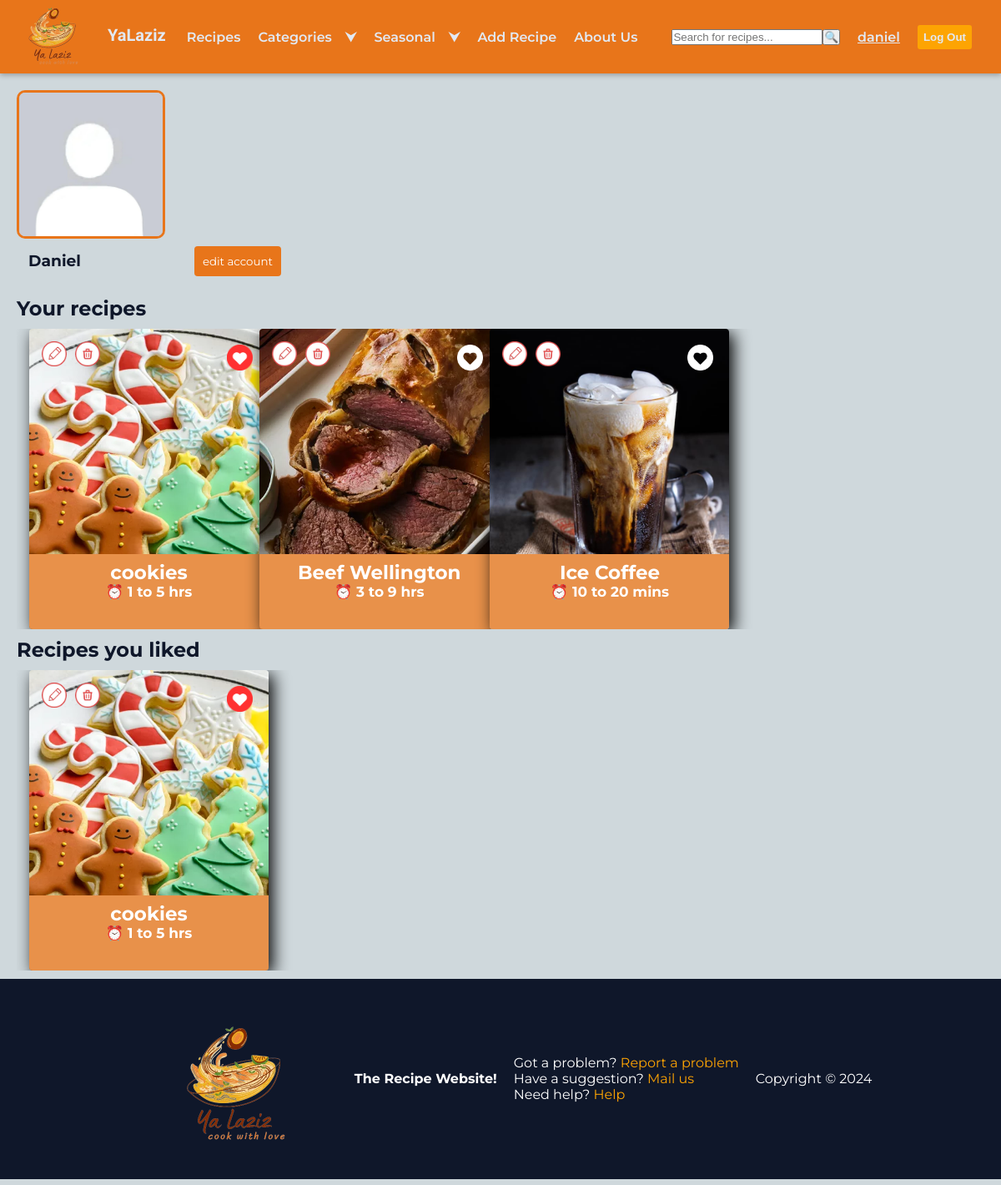
The app's page /myaccount/ (signed in), older data.
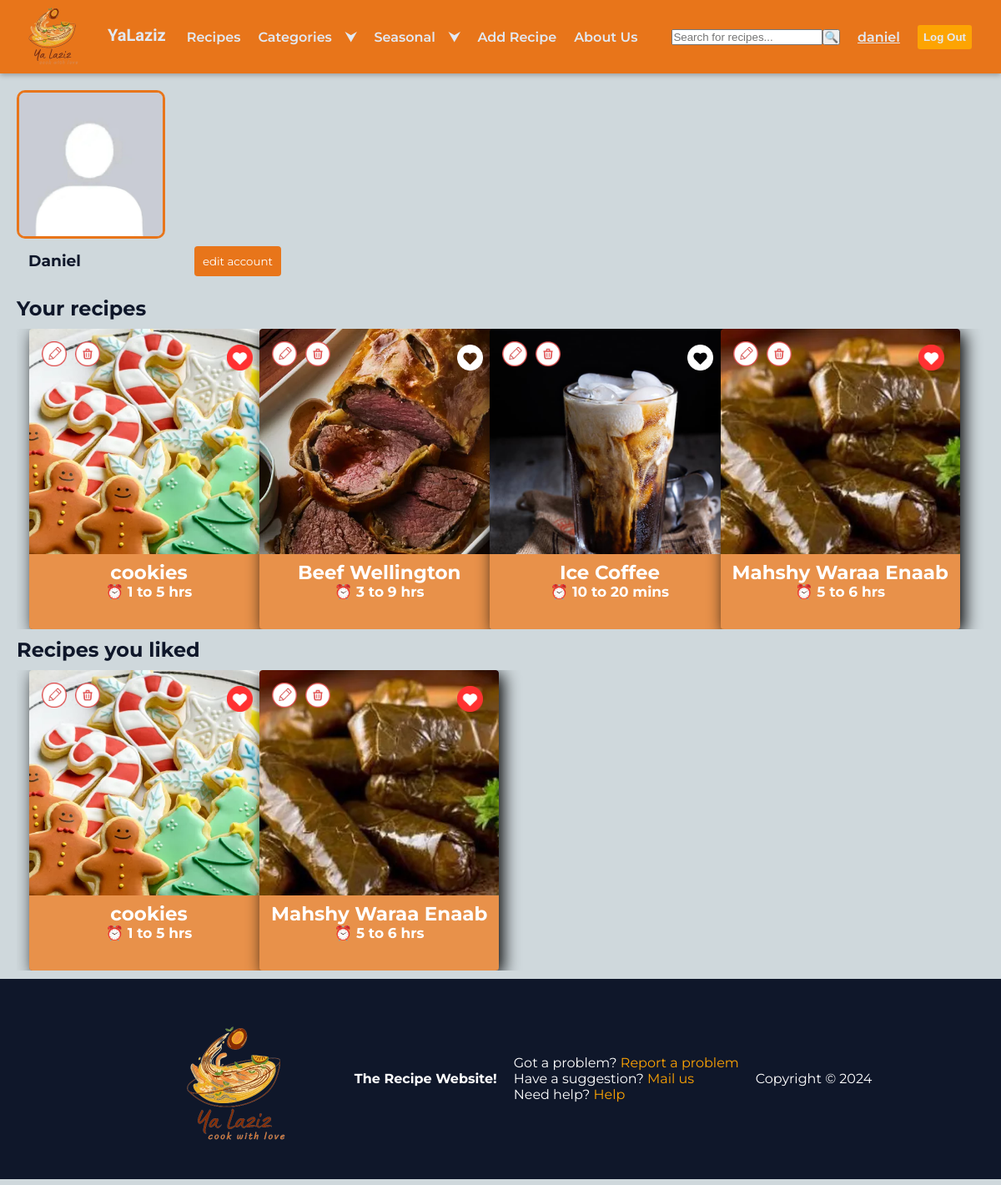
The same page, newer data.
### yaLazizApp/models.py (models this page shows)
class Recipe(models.Model):
    name= models.CharField(max_length=255)
    coverPhoto= models.ImageField(upload_to='Photos/')
    mainPhoto= models.ImageField(upload_to='Photos/')
    duration = models.CharField(max_length=255)
    category = models.CharField(max_length=100)
    season= models.CharField(max_length=100)
    userId= models.ForeignKey(User, on_delete=models.CASCADE)
    visit_count = models.PositiveIntegerField(default=0)

### yaLazizApp/views.py (the view)
# urls.py: path('myaccount/',views.myAcc,name="myAcc"),
@login_required
def myAcc(request):
    template= loader.get_template('my account.html')
    fav= Favorite.objects.filter(userId=request.user.id).values_list('recipeId', flat=True)
    context = {
        'isAdmin': request.user.is_authenticated and request.user.isAdmin,
        'isSigned': request.user.is_authenticated,
        'user': request.user,
        'recipes':Recipe.objects.filter(userId=request.user),
        'Favorites':list(fav),
        'allRec':Recipe.objects.all(),
    }
    return HttpResponse(template.render(context,request))

### yaLazizApp/templates/my account.html (shortened to what this page needs)
<!DOCTYPE html>
{% extends "index.html" %}
{%load static%}
{%block additionalLinks%}
    <link rel="stylesheet" href="{%static 'css/cards.css'%}">
    <link rel="stylesheet" href="{%static 'css/my acc.css'%}">
{%endblock%}
{%block main%}
    <div class="page myAccPage">
        <main>
            <div class="header">
                <div class="userPhoto">
                    <img id="ph" class="photo" src="{{user.userphoto.url}}" alt="Account Photo">
                </div>
                <div class="container">
                    <div class="userName">
                        <h3 class="user">{{user.username|capfirst}}</h3>
                    </div>
                    <a href="/edit_account/">
                        <button class="editButton">edit account</button>
                    </a>
                </div>
            </div>
            <section class="section">
                <div class="content">
                    <div class="add">
                        {%if isAdmin%}
                        <h1 class="added">Your recipes</h1>
                        <div class="grid" id="userGrid">
                            {%for recipe in recipes%}
                             <div class="recipe" id="{{recipe.id}}">
                                <div class="edit">
                                    <img src="{% static 'Photos/editButton.png'%}" alt="" class="editRecipe" title="Edit Recipe">
                                    <img src="{% static 'Photos/deleteButton.png'%}" alt="" class="deleteRecipe" title="Delete Recipe">
                                </div>
                                {% if recipe.id in Favorites %}
                                    <img src="{% static 'Photos/heartRed.png'%}" alt="" title="remove from favorites" class="favorite_button">
                                {% else %}
                                    <img src="{% static 'Photos/heartWhite.png'%}" alt="" title="add to favorites" class="favorite_button">
                                {% endif %}
                                <img src="{{recipe.coverPhoto.url}}" alt="{{recipe.name}}" class="coverImg">
                                <div class="info">
                                    <h3>{{recipe.name}}</h3>
                                    <h5>&#x23F0; {{recipe.duration}}</h5>
                                </div>
                             </div>
                            {% endfor %}
                            {%endif%}
                        </div>
                    </div>
                    <div class="favorite">
                        <h1 class="fav">Recipes you liked</h1>
                        <div class="grid" id="favoriteGrid">
                            {%for fav in Favorites %}
                             {%for Recipe in allRec%}
                            {%if fav == Recipe.id%}
                            <div class="recipe" id="{{Recipe.id}}">
                                <div class="edit">
                                    <img src="{% static 'Photos/editButton.png'%}" alt="" class="editRecipe" title="Edit Recipe">
                                    <img src="{% static 'Photos/deleteButton.png'%}" alt="" class="deleteRecipe" title="Delete Recipe">
                                </div>
                                <img src="{% static 'Photos/heartRed.png'%}" alt="" title="remove from favorites" class="favorite_button">
                                <img src="{{Recipe.coverPhoto.url}}" alt="{{Recipe.name}}" class="coverImg">
                                <div class="info">
                                    <h3>{{Recipe.name}}</h3>
                                    <h5>&#x23F0; {{Recipe.duration}}</h5>
                                </div>
                            </div>
                            {%endif%}
                            {%endfor%}
                            {% endfor %}
                        </div>
                    </div>
                </div>
            </section>
        </main>
    </div>
{%endblock main%}

Row changes from the older to the newer data that the page shows:
added Recipe: coverPhoto (picture), name "Mahshy Waraa Enaab", duration "5 to 6 hrs"
